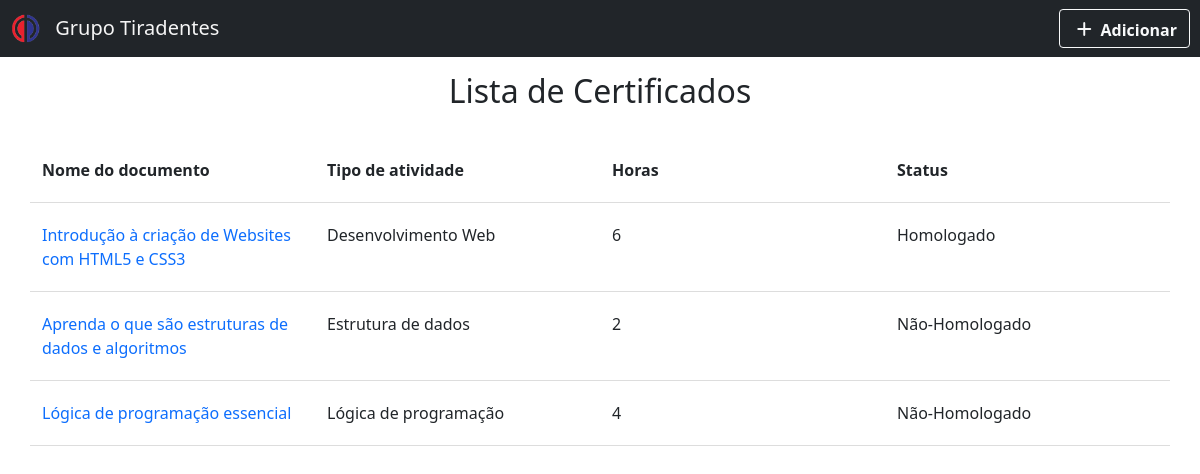
Before: / with the older database file.
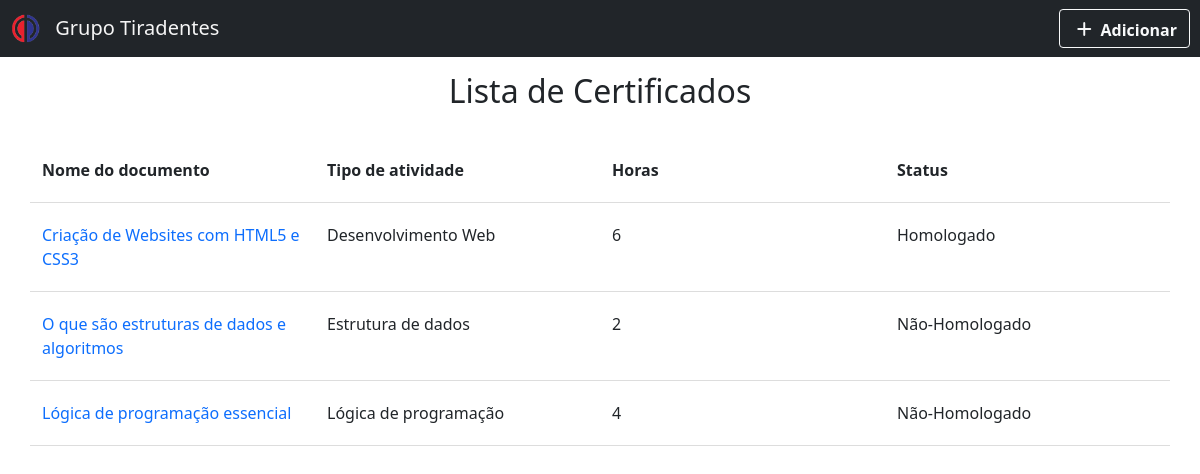
After: the same page with the newer database file.
### tables this page shows
CREATE TABLE `certificados` (
  `id_certificado` int(11) NOT NULL,
  `nome_documento` varchar(125) DEFAULT NULL,
  `tipo_atividade` varchar(125) DEFAULT NULL,
  `qtde_horas` int(11) DEFAULT NULL,
  `status_documento` tinyint(1) NOT NULL DEFAULT 0,
  `file_nome` varchar(125) DEFAULT NULL,
  `file_type` varchar(125) DEFAULT NULL,
  `file_date` date DEFAULT NULL
);

### index.php (the view, shortened to what this page needs)
<?php
include_once('connect.php');
$select = $pdo->query("SELECT * FROM certificados");
?>
<!DOCTYPE HTML>
<html lang="pt-br">
<head>
    <link href="https://cdn.jsdelivr.net/npm/bootstrap@5.1.3/dist/css/bootstrap.min.css" rel="stylesheet">
    <link rel='stylesheet' type='text/css' href='css/style.css' media='screen' />
</head>
<body>
    <header id="page-header">
        <div class="container" id="nav-container">
            <nav class="navbar navbar-light bg-dark fixed-top">
                <a href="index.php" id="brand-name" class="navbar-brand">
                    <img id="brand-img" src="img/logo.PNG" alt="Grupo tiradentes" width="30" height="30" class="d-inline-block align-text-top">
                    Grupo Tiradentes
                </a>
                <form class="form-inline">
                    <button id="btn_add" type="button" class="btn btn-outline-light" data-bs-toggle="modal" data-bs-target="#modalInsert">
                        <span class='material-icons-round align-middle'>add</span>
                        <strong class="align-middle">Adicionar</strong>
                    </button>
                </form>
            </nav>
        </div>
    </header>
    <br>
    <br>
    <div>&nbsp;</div>
    <legend id="title" class="title h2 text-center">Lista de Certificados</legend>
    <div class="container">
        <div class="row text-left">
            <div class="col">
                <div class="fw-bold">
                    Nome do documento
                </div>
            </div>
            <div class="col">
                <div class="fw-bold">
                    Tipo de atividade
                </div>
            </div>
            <div class="col">
                <div class="fw-bold">
                    Horas
                </div>
            </div>
            <div class="col">
                <div class="fw-bold">
                    Status
                </div>
            </div>
        </div>
        <?php
        while ($row = $select->fetch(PDO::FETCH_OBJ)) {
            if ($row->status_documento === '1') $status = "Homologado";
            else $status = "Não-Homologado";
        ?>
            <div class="row text-left">
                <div class="col">
                    <a href="arquivos/<?php echo (urlencode($row->id_certificado)); ?>/<?php echo (urlencode($row->file_nome)); ?>"><?php echo ($row->nome_documento); ?></a>
                </div>
                <div class="col">
                    <?php echo ($row->tipo_atividade); ?>
                </div>
                <div class="col">
                    <?php echo ($row->qtde_horas); ?>
                </div>
                <div class="col">
                    <?php echo ($status); ?>
                </div>
            </div>
        <?php } ?>
    </div>
</body>
</html>

### css/style.css (style rules this page uses)
body { width: 100%; height: 100%; }
.row { margin: 0; }
.container { padding: 20px 0; }
.row .col { border-bottom: 1px solid #ddd; padding-top: 20px; padding-bottom: 20px; }
.container .col a { text-decoration: none; }
#brand-name { color: whitesmoke; }
#brand-img, #btn_add { margin-left: 10px; margin-right: 10px; }
#nav-container { padding-top: 0; padding-bottom: 0; }
#alertError, #alertSuccess, #title { margin-top: auto; }

Changed rows visible on the page:
changed certificados "Desenvolvimento Web": nome_documento "Introdução à criação de Websites com HTML5 e CSS3" → "Criação de Websites com HTML5 e CSS3"
changed certificados "Estrutura de dados": nome_documento "Aprenda o que são estruturas de dados e algoritmos" → "O que são estruturas de dados e algoritmos"
